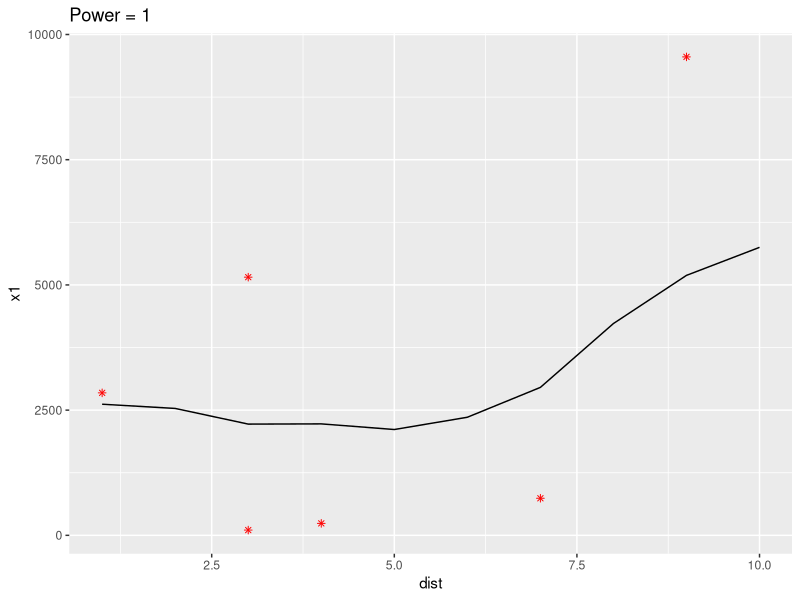
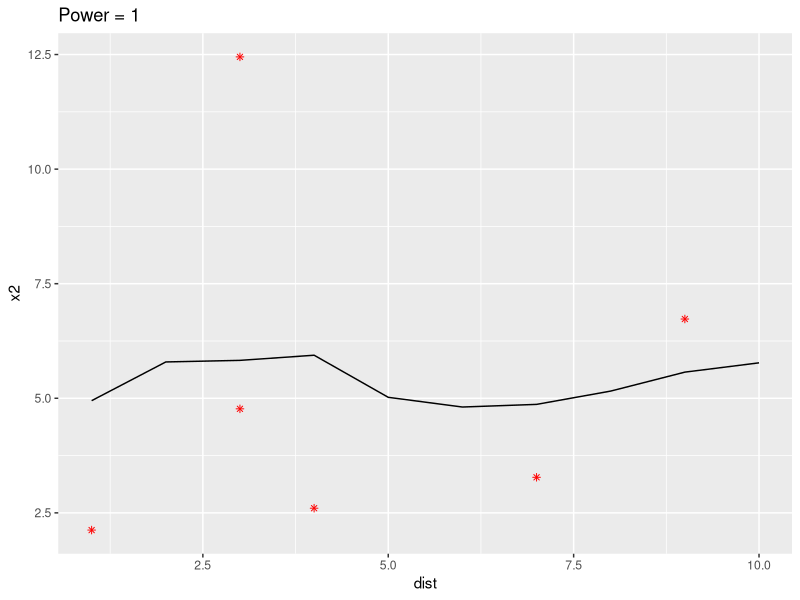

R code for these plots, in order:

library(dplyr)

#Example flame dataset

set.seed(11)
dist <- c(1,3,3,4,7,9)
x1 <- runif(6, 100, 10000)
x2 <- runif(6, 1, 14)

example_df <- data.frame(dist, x1, x2)


#Generate prediction data.frame
empty_df <- example_df %>%
  mutate(across(2:ncol(example_df), ~ NA))

predict_df <- data.frame(dist = 1:10) %>%
  left_join(empty_df) %>%
  distinct() %>%
  arrange(dist)

rm(empty_df)

#Generate a distance matrix for all predicted locations
dist_matrix <- as.matrix(stats::dist(predict_df$dist, upper = TRUE))

#make a rectangle that is the distance between all observations (rows) and predictions (cols)
#note that some rows get duplicated, others get dropped based on flame dataset
dist_rect <- dist_matrix[example_df$dist,]

#Replace zeros with a small number. Note that this value has not been tested
dist_rect[which(dist_rect == 0)] <- 1

#Calculate inverse distance, can change power if you wish
power = 1
inv_dist_rect <- 1/(dist_rect^power)

col_nu = 2
for (col_nu in 2:ncol(example_df)){
  
  #observation values
  obs_i <- example_df[,col_nu]
  #locations to predict
  dist_i <- predict_df$dist
  
  #apply prediction distance to custom function 
  # example for first value in dist
  d = dist_i[1]
  e <- weighted.mean(obs_i, inv_dist_rect[,d])

  #use apply function to calculate weighted mean at each location
  preds_i <- sapply(dist_i, function(d) weighted.mean(obs_i, inv_dist_rect[,d]))
  
  #save to output data.frame
  predict_df[,col_nu] <- preds_i
  

}

predict_df

library(ggplot2)
ggplot(predict_df, aes(x = dist, y = x1)) +
  geom_path() +
  geom_point(data = example_df, col = "red", shape = 8) +
  ggtitle(paste("Power =", power))

ggplot(predict_df, aes(x = dist, y = x2)) +
  geom_path() +
  geom_point(data = example_df, col = "red", shape = 8) +
  ggtitle(paste("Power =", power))
